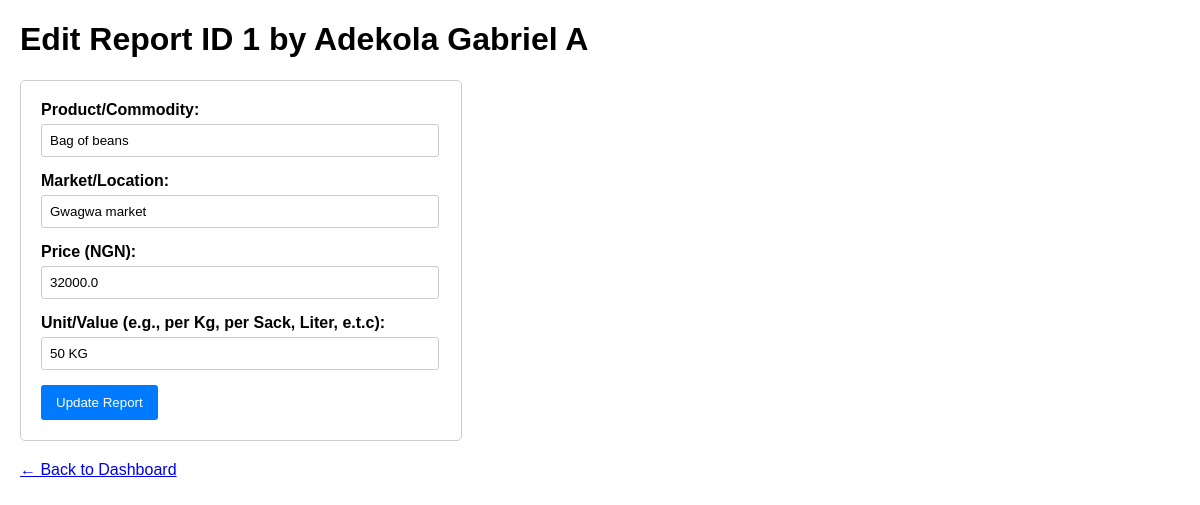
Screenshot of /edit/1 (signed in) with the database file from the repository.
### app.py (models this page shows, shortened)
class PriceReport(db.Model):
    __tablename__ = 'price_reports'
    id = db.Column(db.Integer, primary_key=True)
    user_id = db.Column(db.Integer, db.ForeignKey('users.id'), nullable=False)
    agent_name = db.Column(db.String(80), nullable=False)
    product_name = db.Column(db.String(100), nullable=False)
    market_location = db.Column(db.String(100), nullable=False)
    price = db.Column(db.Float, nullable=False)
    unit = db.Column(db.String(50), nullable=False)
    date_recorded = db.Column(db.DateTime, default=db.func.now())

### app.py (the view, shortened to what this page needs)
@app.route('/edit/<int:report_id>', methods=['GET', 'POST'])
@admin_required
def edit_report(report_id):
    report = PriceReport.query.get_or_404(report_id)
    global NIGERIAN_STATES
    return render_template('report_form.html', report=report, states=NIGERIAN_STATES, form_title=f"Edit Report ID {report_id} by {report.agent_name}")

### app.py (called while the page is built)
@login_manager.user_loader
def load_user(user_id):
    return User.query.get(int(user_id))

def admin_required(f):
    @wraps(f)
    def decorated_function(*args, **kwargs):
        if not current_user.is_authenticated or not current_user.is_admin():
            flash('Access denied: You must be an administrator.', 'danger')
            return redirect(url_for('dashboard'))
        return f(*args, **kwargs)
    return decorated_function

    def is_admin(self):
        return self.role == 9

### templates/report_form.html (shortened to what this page needs)
<!doctype html>
<html lang="en">
  <head>
  </head>
  <body>
    <h1>{{ form_title if form_title else 'New Price Report Submission' }}</h1>
    <form method="POST" action="{{ url_for('submit_report') }}">
      <div>
        <label for="product_name">Product/Commodity:</label>
        <input
          type="text"
          id="product_name"
          name="product_name"
          value="{{ report.product_name if report else '' }}"
          required
        />
      </div>
      <div>
        <label for="market_location">Market/Location:</label>
        <input
          type="text"
          id="market_location"
          name="market_location"
          value="{{ report.market_location if report else '' }}"
          required
        />
      </div>
      <div>
        <label for="price">Price (NGN):</label>
        <input
          type="number"
          step="0.01"
          id="price"
          name="price"
          value="{{ report.price if report else '' }}"
          required
        />
      </div>
      <div>
        <label for="unit"
          >Unit/Value (e.g., per Kg, per Sack, Liter, e.t.c):</label
        >
        <input
          type="text"
          id="unit"
          name="unit"
          value="{{ report.unit if report else '' }}"
          required
        />
      </div>
      <button type="submit">
        {{ 'Update Report' if report else 'Submit Report' }}
      </button>
    </form>
    <p style="margin-top: 20px"><a href="/">← Back to Dashboard</a></p>
  </body>
</html>

### templates/report_form.html (style rules this page uses)
body { font-family: sans-serif; margin: 20px; }
form { width: 400px; padding: 20px; border: 1px solid #ccc; border-radius: 5px; }
div { margin-bottom: 15px; }
label { display: block; margin-bottom: 5px; font-weight: bold; }
input[type="text"], input[type="number"] { width: 95%; padding: 8px; border: 1px solid #ccc; border-radius: 3px; }
button { padding: 10px 15px; background-color: #007bff; color: white; border: none; border-radius: 3px; cursor: pointer; }

### rows the page displays
PriceReport: product_name "Bag of beans", market_location "Gwagwa market", price "32000.0", unit "50 KG"

### other values shown
{{ 'Update Report' if report else 'Submit Report' }} "Update Report"
